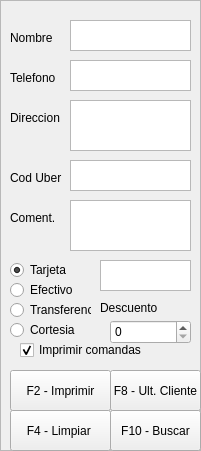
   <widget class="QFrame" name="frame_cliente">
    <property name="geometry">
     <rect>
      <x>10</x>
      <y>50</y>
      <width>201</width>
      <height>451</height>
     </rect>
    </property>
    <property name="frameShape">
     <enum>QFrame::StyledPanel</enum>
    </property>
    <property name="frameShadow">
     <enum>QFrame::Raised</enum>
    </property>
    <widget class="QPlainTextEdit" name="TE_Nombre">
     <property name="geometry">
      <rect>
       <x>70</x>
       <y>20</y>
       <width>121</width>
       <height>31</height>
      </rect>
     </property>
    </widget>
    <widget class="QLabel" name="label">
     <property name="geometry">
      <rect>
       <x>10</x>
       <y>30</y>
       <width>60</width>
       <height>16</height>
      </rect>
     </property>
     <property name="font">
      <font>
       <family>Arial</family>
      </font>
     </property>
     <property name="text">
      <string>Nombre</string>
     </property>
    </widget>
    <widget class="QLabel" name="label_5">
     <property name="geometry">
      <rect>
       <x>10</x>
       <y>70</y>
       <width>60</width>
       <height>16</height>
      </rect>
     </property>
     <property name="font">
      <font>
       <family>Arial</family>
      </font>
     </property>
     <property name="text">
      <string>Telefono</string>
     </property>
    </widget>
    <widget class="QPlainTextEdit" name="TE_Telefono">
     <property name="geometry">
      <rect>
       <x>70</x>
       <y>60</y>
       <width>121</width>
       <height>31</height>
      </rect>
     </property>
    </widget>
    <widget class="QLabel" name="label_6">
     <property name="geometry">
      <rect>
       <x>10</x>
       <y>110</y>
       <width>60</width>
       <height>16</height>
      </rect>
     </property>
     <property name="font">
      <font>
       <family>Arial</family>
      </font>
     </property>
     <property name="text">
      <string>Direccion</string>
     </property>
    </widget>
    <widget class="QPlainTextEdit" name="TE_Direccion">
     <property name="geometry">
      <rect>
       <x>70</x>
       <y>100</y>
       <width>121</width>
       <height>51</height>
      </rect>
     </property>
    </widget>
    <widget class="QPlainTextEdit" name="TE_Comentario">
     <property name="geometry">
      <rect>
       <x>70</x>
       <y>200</y>
       <width>121</width>
       <height>51</height>
      </rect>
     </property>
    </widget>
    <widget class="QLabel" name="label_7">
     <property name="geometry">
      <rect>
       <x>10</x>
       <y>210</y>
       <width>60</width>
       <height>16</height>
      </rect>
     </property>
     <property name="font">
      <font>
       <family>Arial</family>
      </font>
     </property>
     <property name="text">
      <string>Coment.</string>
     </property>
    </widget>
    <widget class="QRadioButton" name="RB_Forma_pago">
     <property name="geometry">
      <rect>
       <x>10</x>
       <y>280</y>
       <width>100</width>
       <height>20</height>
      </rect>
     </property>
     <property name="text">
      <string>Efectivo</string>
     </property>
    </widget>
    <widget class="QRadioButton" name="RB_Forma_pago_2">
     <property name="geometry">
      <rect>
       <x>10</x>
       <y>260</y>
       <width>100</width>
       <height>20</height>
      </rect>
     </property>
     <property name="text">
      <string>Tarjeta</string>
     </property>
     <property name="checked">
      <bool>true</bool>
     </property>
    </widget>
    <widget class="QRadioButton" name="RB_Forma_pago_3">
     <property name="geometry">
      <rect>
       <x>10</x>
       <y>300</y>
       <width>81</width>
       <height>20</height>
      </rect>
     </property>
     <property name="text">
      <string>Transferencia</string>
     </property>
    </widget>
    <widget class="QRadioButton" name="RB_Forma_pago_4">
     <property name="geometry">
      <rect>
       <x>10</x>
       <y>320</y>
       <width>100</width>
       <height>20</height>
      </rect>
     </property>
     <property name="text">
      <string>Cortesia</string>
     </property>
    </widget>
    <widget class="QLabel" name="label_8">
     <property name="geometry">
      <rect>
       <x>100</x>
       <y>300</y>
       <width>81</width>
       <height>16</height>
      </rect>
     </property>
     <property name="font">
      <font>
       <family>Arial</family>
      </font>
     </property>
     <property name="text">
      <string>Descuento</string>
     </property>
    </widget>
    <widget class="QSpinBox" name="spinBox">
     <property name="geometry">
      <rect>
       <x>110</x>
       <y>320</y>
       <width>81</width>
       <height>24</height>
      </rect>
     </property>
    </widget>
    <widget class="QPushButton" name="PB_Imprimir">
     <property name="geometry">
      <rect>
       <x>10</x>
       <y>370</y>
       <width>101</width>
       <height>41</height>
      </rect>
     </property>
     <property name="text">
      <string>F2 - Imprimir</string>
     </property>
    </widget>
    <widget class="QPlainTextEdit" name="TE_Uber">
     <property name="geometry">
      <rect>
       <x>70</x>
       <y>160</y>
       <width>121</width>
       <height>31</height>
      </rect>
     </property>
    </widget>
    <widget class="QLabel" name="label_9">
     <property name="geometry">
      <rect>
       <x>10</x>
       <y>170</y>
       <width>60</width>
       <height>16</height>
      </rect>
     </property>
     <property name="font">
      <font>
       <family>Arial</family>
      </font>
     </property>
     <property name="text">
      <string>Cod Uber</string>
     </property>
    </widget>
    <widget class="QPushButton" name="PB_Limpiar">
     <property name="geometry">
      <rect>
       <x>10</x>
       <y>410</y>
       <width>101</width>
       <height>41</height>
      </rect>
     </property>
     <property name="text">
      <string>F4 - Limpiar </string>
     </property>
    </widget>
    <widget class="QPlainTextEdit" name="TE_Efectivo">
     <property name="geometry">
      <rect>
       <x>100</x>
       <y>260</y>
       <width>91</width>
       <height>31</height>
      </rect>
     </property>
    </widget>
    <widget class="QCheckBox" name="CB_Imprimir_Comandas">
     <property name="geometry">
      <rect>
       <x>20</x>
       <y>340</y>
       <width>191</width>
       <height>20</height>
      </rect>
     </property>
     <property name="text">
      <string>Imprimir comandas</string>
     </property>
     <property name="checked">
      <bool>true</bool>
     </property>
    </widget>
    <widget class="QPushButton" name="PB_buscar">
     <property name="geometry">
      <rect>
       <x>110</x>
       <y>410</y>
       <width>91</width>
       <height>41</height>
      </rect>
     </property>
     <property name="text">
      <string>F10 - Buscar</string>
     </property>
    </widget>
    <widget class="QPushButton" name="PB_ultimo_cliente">
     <property name="geometry">
      <rect>
       <x>110</x>
       <y>370</y>
       <width>91</width>
       <height>41</height>
      </rect>
     </property>
     <property name="text">
      <string>F8 - Ult. Cliente</string>
     </property>
    </widget>
   </widget>
